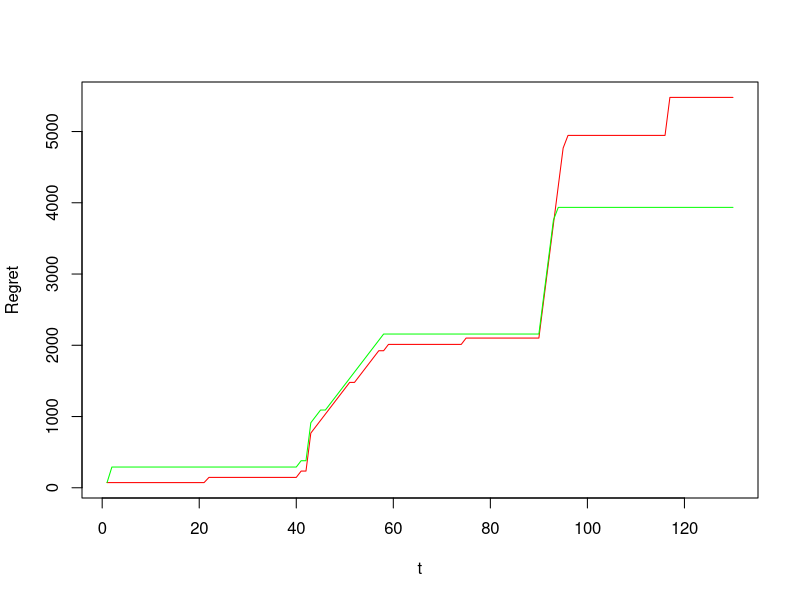

Source code (R):
library(stats)


getDemand <- function(N,p,b,i){
  if(b==0)
    print("Error! b cant't be 0.")
  return (N*(1-p/b)+RandUni[i])
}


getRegret <- function(T,N,P,b,PP){
  
  #PP: Price Pulled
  
  RegVec=rep(0,T)
  for(i in 1:T){
    if(i!=1)
      RegVec[i]=RegVec[i-1]+ max(P*N*(1-P/b[i]))-(PP[i]*N*(1-PP[i]/b[i]))
    else
      RegVec[i]=max(P*N*(1-P/b[i]))-(PP[i]*N*(1-PP[i]/b[i]))
  }
  return (RegVec)
}



getQuality <- function(cq,DemObs,PP,NF=0.2,w=0.5){
  
  #cq: Cumulative quality
  #DemObs: Demand Observed in the window
  #PP: Vector of price pulled
  #NF: Normalising factor (between 0 and 1)
  mid=-1
  for(i in (1:(length(PP)-1))){
    if(PP[i]==PP[length(PP)])
    {
      mid=i
      break
    }
  }
  if(mid==-1)
  {
    return (cq)
  }
  d1=min(DemObs[length(DemObs)],DemObs[mid])
  d2=max(DemObs[length(DemObs)],DemObs[mid])
  iq = 2*exp(-(((d2-d1)/(NF*d1))^2))-1
  cq =w*cq+(1-w)*iq
  #print(iq)  
  return (cq)
}

getMeanQuality <- function(cq,DemObs,PP,NF=0.2,w=0.5,tempco,lim=10){
  
  #cq: Cumulative quality
  #DemObs: Demand Observed in the window
  #PP: Vector of price pulled
  #NF: Normalising factor (between 0 and 1)
  
  d1 = 0
  co1 = 0
  for(i in (ceiling(length(PP)/2)):1){
    if(PP[i]==PP[length(PP)])
    {
      d1=d1+DemObs[i]
      co1=co1+1
    }
  }
  
  d2 = 0
  co2 = 0
  for(i in (ceiling(length(PP)/2)):length(PP)){
    if(PP[i]==PP[length(PP)])
    {
      d2=d2+DemObs[i]
      co2=co2+1
    }
  }
  if(co1==0 || co2==0)
    return (cq)
  dd1=d1/co1
  dd2=d2/co2
  d1=min(dd1,dd2)
  d2=max(dd1,dd2)
  
  iq = (2*exp(-(((d2-d1)/(0.1*NF*d1))^2))-1)*min(1,min(co1,co2)/lim)
  cq =w*cq+(1-w)*iq
  print(c(tempco,(d2-d1),co1,co2,iq))
  return (cq)
}



sqrtMSE <- function (X,Y,fit)
{
  V2 = X
  return (sqrt(sum((predict(fit,newdata=as.data.frame(V2))-Y)^2)/(length(X)-2)))
}

findConfInt <- function (X,Y,fit,curX,alpha)
{
  N = length(X)
  if(N <= 2)
    return (Inf)
  s = sqrtMSE(X,Y,fit)
  meanX = mean(X)
  sy= s*sqrt((1/N)+(((curX-meanX)^2)/(sum((X-meanX)^2))))
  #print (c(curX,sy,s,sqrt((1/N)+(((curX-meanX)^2)/(sum((X-meanX)^2)))),((curX-meanX)^2)/(sum((X-meanX)^2)),(curX-meanX)^2,curX,meanX))
  return (qt(1-alpha/2,df=N-2)*sy)
}


T = 130 #Horizon
N = 800 #Market Size
StdDev = 40 #Standard Deviation
Tau = 20 #Sliding window length
P = c(2.0,3.0,4.0)
b = c(rep(5.5,40),rep(4.5,50),rep(9.0,40))
#b=c(rep(5.5,36),seq(5.4,4.6,-0.1),rep(4.5,40),seq(5,9,0.5),rep(9.0,36))


set.seed(1)
#RandUni = runif(T,-StdDev,StdDev) #Random error vector
RandUni = rnorm(T,0,StdDev) #Random error vector

ArmPulled = rep(0,T) #Arm pulled
PPulled = rep(0,T) #P[ArmPulled]
DemandObseved = rep(0,T) #Observed Demand
CumRew = rep(0,T) #Cumulative Reward

IQ = rep(0,T) #Vector of instantaneous quality
CQ = rep(0,T) #Vector of cumulative quality
#CQmean = rep(0,T)
##Greedy
for (i in 1:T){
  curP=0
  curT=min(Tau,i-1)
 if(i <=2){
   curP=i
 } else if (sd(ArmPulled[(i-curT):(i-1)])==0) {
    if(ArmPulled[i-1]==1){
    curP=2} else {curP=1}
  } else{
    dfr = as.data.frame(cbind(DemandObseved[(i-curT):(i-1)] , (PPulled[(i-curT):(i-1)])))
    fit = lm (V1 ~ V2 , dfr)
    V2=P
    predDem = predict(fit,as.data.frame(V2))
    #print(predDem)    
    predRev = predDem*P
    curP = which.max(predRev)
  }
  ArmPulled[i] = curP
  PPulled[i] = P[curP]
  DemandObseved[i] = getDemand(N,P[curP],b[i],i)
  CumRew[i] = CumRew[max(i-1,1)] + PPulled[i]*DemandObseved[i]
  if(i>1){
    #dfr = as.data.frame(cbind(DemandObseved[(i-curT):(i-1)] , (PPulled[(i-curT):(i-1)])))
    #NormFact=2*sd(DemandObseved[(i-curT):(i)])/mean(DemandObseved[(i-curT):(i)])
    #if(length(which(ArmPulled[i]==ArmPulled[(i-curT):(i)]))>1){
      
    #NormFact=2*sd(DemandObseved[(i-curT):(i)][ArmPulled[i]==ArmPulled[(i-curT):(i)]])/mean(DemandObseved[(i-curT):(i)][ArmPulled[i]==ArmPulled[(i-curT):(i)]])  
    NormFact=0.25  
    #print(c(NormFact,mean(DemandObseved[(i-curT):(i)][ArmPulled[i]==ArmPulled[(i-curT):(i)]])))
    IQ[i]=getQuality(CQ[i-1],DemandObseved[(i-curT):(i)],PPulled[(i-curT):(i)],NormFact,w=0.5)
    #CQmean[i]=getMeanQuality(CQmean[i-1],DemandObseved[(i-curT):(i)],PPulled[(i-curT):(i)],NormFact,w=0.5)
    #}
    
  }
  else{
    IQ[i]=1
    #CQmean[i]=1
  }
  
}
RegVec = getRegret(T,N,P,b,PPulled)
plot(c(1:130),RegVec,type="l",col="red",xlab="t",ylab="Regret")
##Greedy

##Greedy with window cutting
Tau=0
ArmPulled = rep(0,T) #Arm pulled
PPulled = rep(0,T) #P[ArmPulled]
DemandObseved = rep(0,T) #Observed Demand
CumRew = rep(0,T) #Cumulative Reward
TauRec = rep(0,T)
IQ = rep(0,T) #Vector of instantaneous quality
CQ = rep(0,T) #Vector of cumulative quality
for (i in 1:T){
  curP=0
  curT=Tau
  TauRec[i]=Tau
  if(Tau < 2){
    if(Tau==0){
    curP=Tau+1}
    else{
      curP=((ArmPulled[i-1]+1)%%(length(P)))+1}
  } else if (sd(ArmPulled[(i-curT):(i-1)])==0) {
    if(ArmPulled[i-1]==1){
      curP=2} else {curP=1}
  } else{
    dfr = as.data.frame(cbind(DemandObseved[(i-curT):(i-1)] , (PPulled[(i-curT):(i-1)])))
    fit = lm (V1 ~ V2 , data=dfr)
    
    V2=P
    predDem = predict(fit,newdata=as.data.frame(V2))
    #print(predDem)    
    predRev = predDem*P
    curP = which.max(predRev)
    for (coi in 1:length(P))
    {
    print(c(Tau, P[coi]*findConfInt((PPulled[(i-curT):(i-1)]),DemandObseved[(i-curT):(i-1)] ,fit,P[coi],0.05), predRev[coi], sqrtMSE(PPulled[(i-curT):(i-1)],DemandObseved[(i-curT):(i-1)] ,fit)))
    }
  }
  ArmPulled[i] = curP
  PPulled[i] = P[curP]
  DemandObseved[i] = getDemand(N,P[curP],b[i],i)
  CumRew[i] = CumRew[max(i-1,1)] + PPulled[i]*DemandObseved[i]
  if(i>1){
    #NormFact=40/400
    NormFact=2*sd(DemandObseved[(i-curT):(i)])/mean(DemandObseved[(i-curT):(i)])
    CQ[i]=getQuality(CQ[i-1],DemandObseved[(i-curT):(i)],PPulled[(i-curT):(i)],NormFact,w=0.5)
    if(CQ[i]<0)
    {
      Tau=ceiling(Tau/2)
      #CQ[i]=0
    }
    #print (Tau)
  }
  else{
    CQ[i]=1
    #CQmean[i]=1
  }
  Tau=Tau+1
}

RegVec = getRegret(T,N,P,b,PPulled)
lines(c(1:130),RegVec,type="l",col="green")
